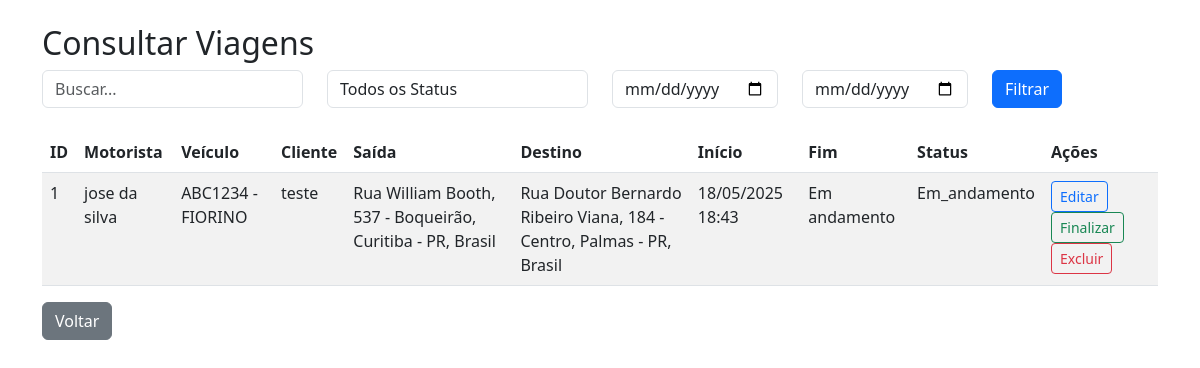
Page /consultar_viagens on the committed database.
### app.py (models this page shows)
class Motorista(db.Model):
    id = db.Column(db.Integer, primary_key=True)
    nome = db.Column(db.String(100), nullable=False)
    cpf = db.Column(db.String(11), unique=True, nullable=False, index=True)
    created_at = db.Column(db.DateTime, default=datetime.utcnow)

class Veiculo(db.Model):
    id = db.Column(db.Integer, primary_key=True)
    placa = db.Column(db.String(7), unique=True, nullable=False, index=True)
    modelo = db.Column(db.String(50), nullable=False)
    disponivel = db.Column(db.Boolean, default=True)
    created_at = db.Column(db.DateTime, default=datetime.utcnow)

class Viagem(db.Model):
    id = db.Column(db.Integer, primary_key=True)
    motorista_id = db.Column(db.Integer, db.ForeignKey('motorista.id'), nullable=False)
    veiculo_id = db.Column(db.Integer, db.ForeignKey('veiculo.id'), nullable=False)
    cliente = db.Column(db.String(100), nullable=False)
    endereco_saida = db.Column(db.String(200), nullable=False)
    endereco_destino = db.Column(db.String(200), nullable=False)
    distancia_km = db.Column(db.Float, nullable=True)
    data_inicio = db.Column(db.DateTime, nullable=False)
    data_fim = db.Column(db.DateTime, nullable=True)
    duracao_segundos = db.Column(db.Integer, nullable=True)
    custo = db.Column(db.Float, nullable=True)
    forma_pagamento = db.Column(db.String(50), nullable=True)
    status = db.Column(db.String(50), nullable=False, default='pendente', index=True)
    observacoes = db.Column(db.Text, nullable=True)
    created_at = db.Column(db.DateTime, default=datetime.utcnow)
    motorista = db.relationship('Motorista', backref='viagens')
    veiculo = db.relationship('Veiculo', backref='viagens')

### app.py (the view, shortened to what this page needs)
@app.route('/consultar_viagens')
def consultar_viagens():
    status_filter = request.args.get('status', '')
    search_query = request.args.get('search', '')
    data_inicio = request.args.get('data_inicio', '')
    data_fim = request.args.get('data_fim', '')
    query = Viagem.query
    if status_filter:
        query = query.filter_by(status=status_filter)
    if data_inicio:
        try:
            query = query.filter(Viagem.data_inicio >= datetime.strptime(data_inicio, '%Y-%m-%d'))
        except ValueError:
            flash('Data de início inválida.', 'error')
    if data_fim:
        try:
            query = query.filter(Viagem.data_inicio <= datetime.strptime(data_fim, '%Y-%m-%d'))
        except ValueError:
            flash('Data de fim inválida.', 'error')
    viagens = query.order_by(Viagem.data_inicio.desc()).all()
    viagens_data = []
    for v in viagens:
        horario_chegada = (v.data_inicio + timedelta(seconds=v.duracao_segundos)).strftime('%d/%m/%Y %H:%M') if v.duracao_segundos and not v.data_fim else 'Concluída'
        viagem_dict = {
            'id': v.id,
            'motorista_nome': v.motorista.nome,
            'veiculo_placa': v.veiculo.placa,
            'veiculo_modelo': v.veiculo.modelo,
            'cliente': v.cliente,
            'endereco_saida': v.endereco_saida,
            'endereco_destino': v.endereco_destino,
            'data_inicio': v.data_inicio.strftime('%d/%m/%Y %H:%M'),
            'data_fim': v.data_fim.strftime('%d/%m/%Y %H:%M') if v.data_fim else 'Em andamento',
            'duracao_segundos': v.duracao_segundos,
            'custo': v.custo,
            'forma_pagamento': v.forma_pagamento,
            'status': v.status,
            'observacoes': v.observacoes,
            'horario_chegada': horario_chegada
        }
        viagens_data.append(viagem_dict)
    return render_template(
        'consultar_viagens.html',
        viagens=viagens_data,
        status_filter=status_filter,
        search_query=search_query,
        data_inicio=data_inicio,
        data_fim=data_fim
    )

### templates/consultar_viagens.html (shortened to what this page needs)
<!DOCTYPE html>
<html lang="pt-BR">
<head>
    <link href="https://cdn.jsdelivr.net/npm/bootstrap@5.3.0/dist/css/bootstrap.min.css" rel="stylesheet">
</head>
<body>
    <div class="container mt-4">
        <h2>Consultar Viagens</h2>
        <form method="GET" class="mb-4">
            <div class="row">
                <div class="col-md-3">
                    <input type="text" class="form-control" name="search" placeholder="Buscar..." value="{{ search_query }}">
                </div>
                <div class="col-md-3">
                    <select class="form-control" name="status">
                        <option value="">Todos os Status</option>
                    </select>
                </div>
                <div class="col-md-2">
                    <input type="date" class="form-control" name="data_inicio" value="{{ data_inicio }}">
                </div>
                <div class="col-md-2">
                    <input type="date" class="form-control" name="data_fim" value="{{ data_fim }}">
                </div>
                <div class="col-md-2">
                    <button type="submit" class="btn btn-primary">Filtrar</button>
                </div>
            </div>
        </form>
        <table class="table table-striped">
            <thead>
                <tr>
                    <th>ID</th>
                    <th>Motorista</th>
                    <th>Veículo</th>
                    <th>Cliente</th>
                    <th>Saída</th>
                    <th>Destino</th>
                    <th>Início</th>
                    <th>Fim</th>
                    <th>Status</th>
                    <th>Ações</th>
                </tr>
            </thead>
            <tbody>
                {% for viagem in viagens %}
                    <tr>
                        <td>{{ viagem.id }}</td>
                        <td>{{ viagem.motorista_nome }}</td>
                        <td>{{ viagem.veiculo_placa }} - {{ viagem.veiculo_modelo }}</td>
                        <td>{{ viagem.cliente }}</td>
                        <td>{{ viagem.endereco_saida }}</td>
                        <td>{{ viagem.endereco_destino }}</td>
                        <td>{{ viagem.data_inicio }}</td>
                        <td>{{ viagem.data_fim }}</td>
                        <td>{{ viagem.status | capitalize }}</td>
                        <td>
                            <a href="{{ url_for('editar_viagem', viagem_id=viagem.id) }}" class="btn btn-sm btn-outline-primary">Editar</a>
                            <a href="{{ url_for('finalizar_viagem', viagem_id=viagem.id) }}" class="btn btn-sm btn-outline-success">Finalizar</a>
                            <a href="{{ url_for('excluir_viagem', viagem_id=viagem.id) }}" class="btn btn-sm btn-outline-danger" onclick="return confirm('Tem certeza?')">Excluir</a>
                        </td>
                    </tr>
                {% endfor %}
            </tbody>
        </table>
        <a href="{{ url_for('index') }}" class="btn btn-secondary">Voltar</a>
    </div>
</body>
</html>

### rows in the picture
Motorista: motorista_nome "jose da silva"
Veiculo: veiculo_placa "ABC1234", veiculo_modelo "FIORINO"
Viagem: cliente "teste", endereco_saida "Rua William Booth, 537 - Boqueirão, Curitiba - PR, Brasil", endereco_destino "Rua Doutor Bernardo Ribeiro Viana, 184 - Centro, Palmas - PR, Brasil", status "Em_andamento"

### other values in the picture
{{ viagem.id }} "1"
{{ viagem.data_inicio }} "18/05/2025 18:43"
{{ viagem.data_fim }} "Em andamento"
